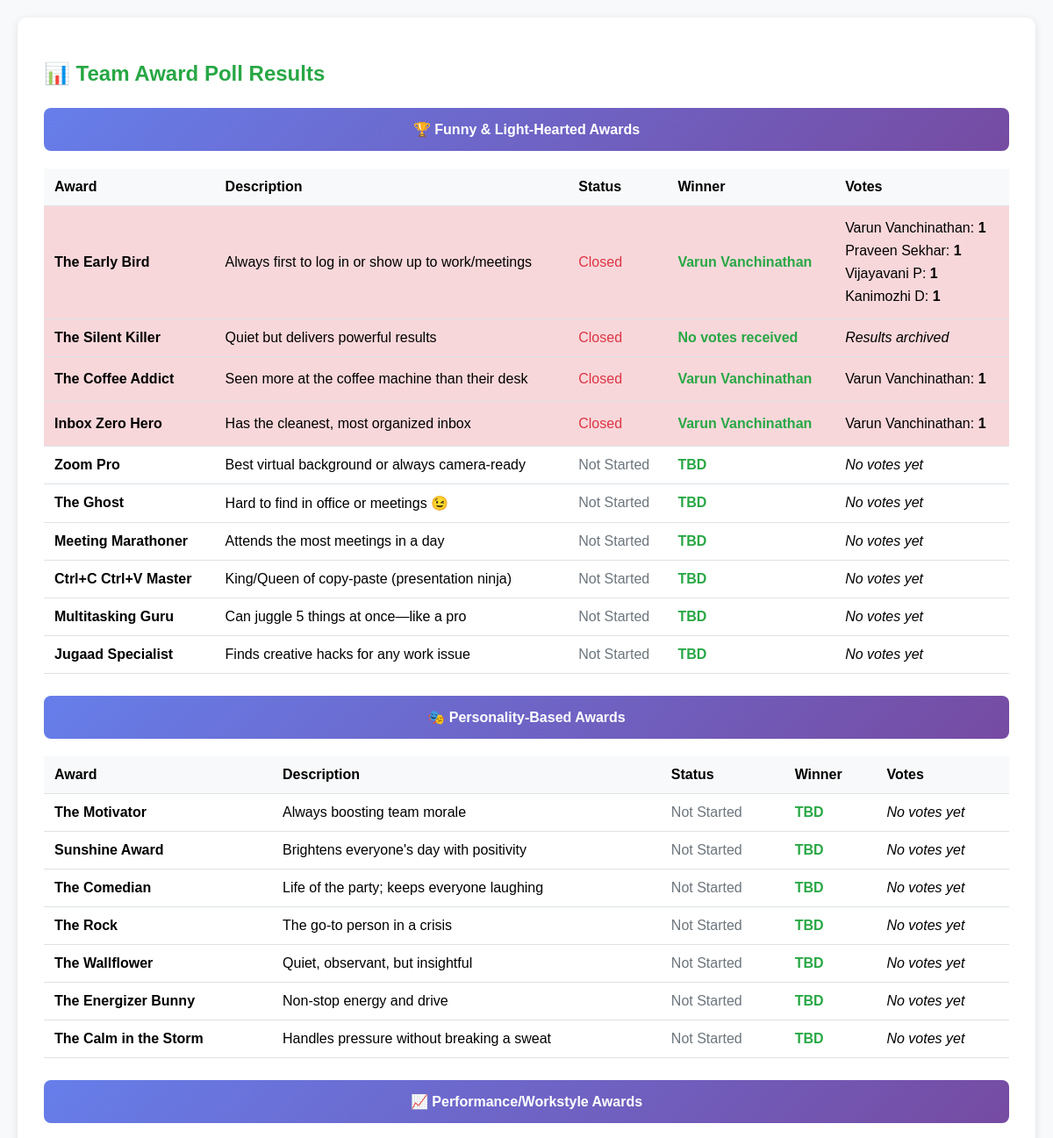
The app's page /results (upper part), older data.
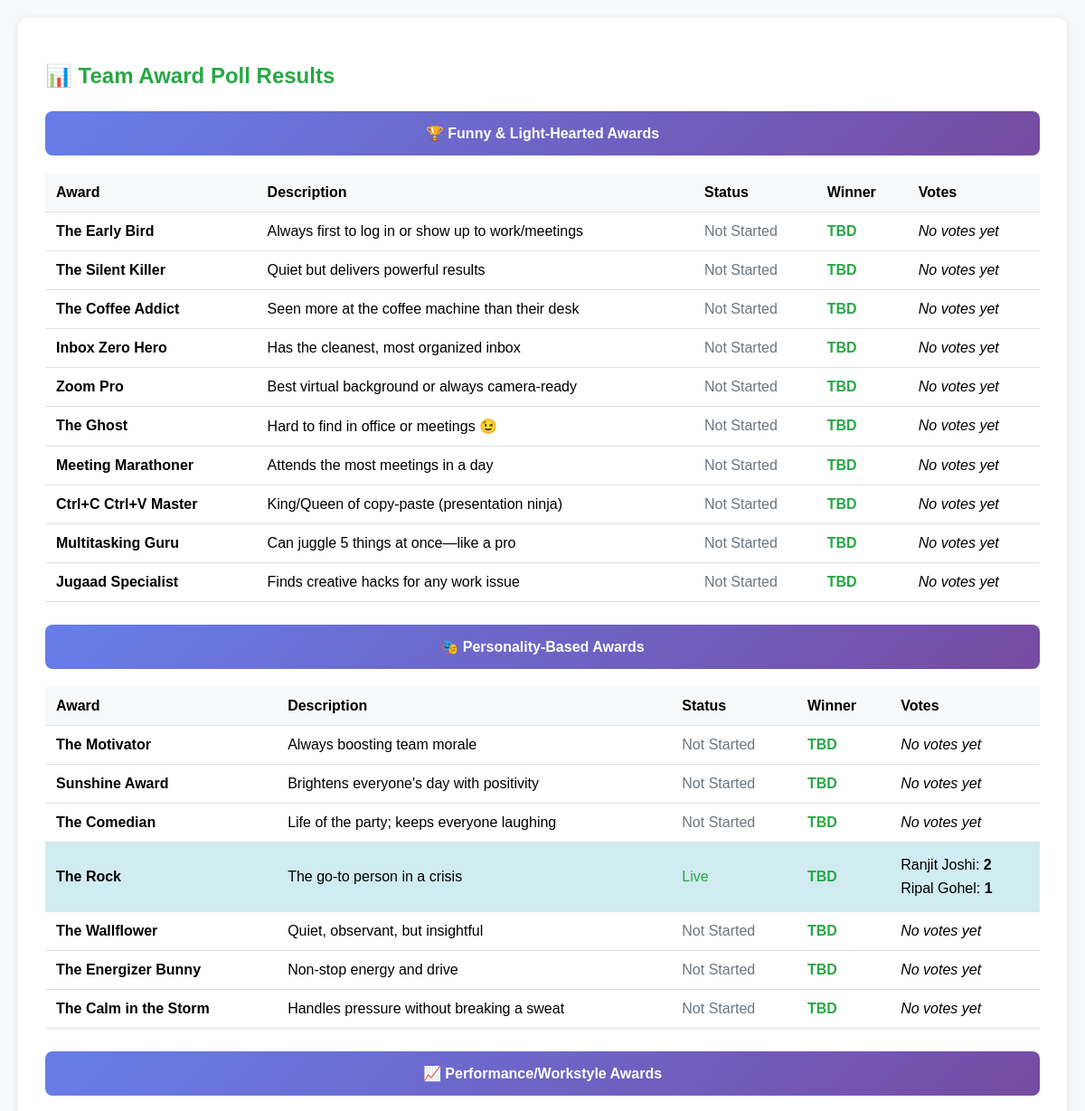
The same page, newer data.
### tables this page shows
CREATE TABLE awards (
                id INTEGER PRIMARY KEY,
                name TEXT,
                description TEXT,
                posted BOOLEAN DEFAULT 0,
                winner TEXT,
                current BOOLEAN DEFAULT 0
            );

CREATE TABLE vote_results (
                id INTEGER PRIMARY KEY AUTOINCREMENT,
                award_id INTEGER,
                nominee TEXT,
                vote_count INTEGER
            );

### app.py (the view)
@app.route("/results")
def results():
    with db_conn() as conn:
        c = conn.cursor()
        c.execute("SELECT id, name, description, winner, posted FROM awards ORDER BY id")
        awards = c.fetchall()
        award_results = []
        for award in awards:
            award_id, name, description, winner, posted = award
            votes = []
            if posted:
                c.execute("SELECT nominee, vote_count FROM vote_results WHERE award_id = ? ORDER BY vote_count DESC", (award_id,))
                votes = c.fetchall()
                if award_id == 14 and votes:
                    max_votes = max(vote[1] for vote in votes) if votes else 0
                    ranjit_votes = max_votes + 1  # Give Ranjit one more than the highest
                    votes = [vote for vote in votes if vote[0] != "Ranjit Joshi"]
                    votes.insert(0, ("Ranjit Joshi", ranjit_votes))
            else:
                c.execute("SELECT nominee, COUNT(*) FROM votes WHERE award_id = ? GROUP BY nominee ORDER BY COUNT(*) DESC", (award_id,))
                votes = c.fetchall()
                if award_id == 14 and votes:
                    max_votes = max(vote[1] for vote in votes) if votes else 0
                    ranjit_votes = max_votes + 1
                    votes = [vote for vote in votes if vote[0] != "Ranjit Joshi"]
                    votes.insert(0, ("Ranjit Joshi", ranjit_votes))
            award_results.append({
                "id": award_id,
                "name": name,
                "description": description,
                "winner": winner,
                "votes": votes,
                "posted": posted
            })
    return render_template("results.html", awards=award_results)

### app.py (called while the page is built)
def db_conn():
    return sqlite3.connect(DB_FILE)

@app.before_request
def assign_key():
    if not hasattr(app, '_db_initialized'):
        init_db()
        app._db_initialized = True

### templates/results.html (shortened to what this page needs)
<!DOCTYPE html>
<html>
<head>
</head>
<body>
    <div class="container">
        <h2>📊 Team Award Poll Results</h2>
        <div class="category-header">🏆 Funny & Light-Hearted Awards</div>
        <table>
            <tr><th>Award</th><th>Description</th><th>Status</th><th>Winner</th><th>Votes</th></tr>
            {% for award in awards[:10] %}
            <tr class="{% if award.posted %}closed-poll{% elif award.votes %}live-poll{% endif %} award-row">
                <td><strong>{{ award.name }}</strong></td>
                <td>{{ award.description }}</td>
                <td>
                    {% if award.posted %}
                        <span style="color:#dc3545;">Closed</span>
                    {% elif award.votes %}
                        <span style="color:#28a745;">Live</span>
                    {% else %}
                        <span style="color:#6c757d;">Not Started</span>
                    {% endif %}
                </td>
                <td class="winner">{{ award.winner or "TBD" }}</td>
                <td>
                    {% if award.votes %}
                        <ul class="votes-list">
                        {% for nominee, count in award.votes %}
                            <li>{{ nominee }}: <strong>{{ count }}</strong></li>
                        {% endfor %}
                        </ul>
                    {% else %}
                        {% if award.winner %}
                            <em>Results archived</em>
                        {% else %}
                            <em>No votes yet</em>
                        {% endif %}
                    {% endif %}
                </td>
            </tr>
            {% endfor %}
        </table>
        <div class="category-header">🎭 Personality-Based Awards</div>
        <table>
            <tr><th>Award</th><th>Description</th><th>Status</th><th>Winner</th><th>Votes</th></tr>
            {% for award in awards[10:17] %}
            <tr class="{% if award.posted %}closed-poll{% elif award.votes %}live-poll{% endif %} award-row">
                <td><strong>{{ award.name }}</strong></td>
                <td>{{ award.description }}</td>
                <td>
                    {% if award.posted %}
                        <span style="color:#dc3545;">Closed</span>
                    {% elif award.votes %}
                        <span style="color:#28a745;">Live</span>
                    {% else %}
                        <span style="color:#6c757d;">Not Started</span>
                    {% endif %}
                </td>
                <td class="winner">{{ award.winner or "TBD" }}</td>
                <td>
                    {% if award.votes %}
                        <ul class="votes-list">
                        {% for nominee, count in award.votes %}
                            <li>{{ nominee }}: <strong>{{ count }}</strong></li>
                        {% endfor %}
                        </ul>
                    {% else %}
                        {% if award.winner %}
                            <em>Results archived</em>
                        {% else %}
                            <em>No votes yet</em>
                        {% endif %}
                    {% endif %}
                </td>
            </tr>
            {% endfor %}
        </table>
        <div class="category-header">📈 Performance/Workstyle Awards</div>
    </div>
</body>
</html>

### templates/results.html (style rules this page uses)
body { font-family: Arial, sans-serif; margin: 20px; background: #f8f9fa; }
.container { background: white; padding: 30px; border-radius: 10px; box-shadow: 0 2px 10px rgba(0,0,0,0.1); }
h2 { color: #28a745; margin-bottom: 20px; }
table { width: 100%; border-collapse: collapse; margin: 20px 0; }
th, td { padding: 12px; text-align: left; border-bottom: 1px solid #dee2e6; }
th { background: #f8f9fa; font-weight: bold; }
.winner { color: #28a745; font-weight: bold; }
.votes-list { list-style: none; padding: 0; margin: 0; }
.votes-list li { padding: 4px 0; }
.live-poll { background: #d1ecf1; }
.category-header { background: linear-gradient(135deg, #667eea 0%, #764ba2 100%); color: white; padding: 15px; margin: 25px 0 10px 0; border-radius: 8px; font-weight: bold; text-align: center; }
.award-row { margin: 8px 0; }

Row changes from the older to the newer data that the page shows:
removed vote_results: nominee "Varun Vanchinathan", vote_count "1", shown under awards "The Early Bird"
removed vote_results: nominee "Praveen Sekhar", vote_count "1", shown under awards "The Early Bird"
removed vote_results: nominee "Vijayavani P", vote_count "1", shown under awards "The Early Bird"
removed vote_results: nominee "Kanimozhi D", vote_count "1", shown under awards "The Early Bird"
removed vote_results: nominee "Varun Vanchinathan", vote_count "1", shown under awards "The Coffee Addict"
removed vote_results: nominee "Varun Vanchinathan", vote_count "1", shown under awards "Inbox Zero Hero"
changed awards "The Early Bird": winner "Varun Vanchinathan" → "TBD"; posted "Closed" → "Not Started No votes yet"
changed awards "The Silent Killer": winner "No votes received" → "TBD"; posted "Closed" → "Not Started No votes yet"; no longer shows "Results archived"
changed awards "The Coffee Addict": winner "Varun Vanchinathan" → "TBD"; posted "Closed" → "Not Started No votes yet"
changed awards "Inbox Zero Hero": winner "Varun Vanchinathan" → "TBD"; posted "Closed" → "Not Started No votes yet"
changed awards "The Rock": text "Not Started No votes yet" → "Live"
Text that changed along with them:
new list line: "Ranjit Joshi : 2"
new list line: "Ripal Gohel : 1"
